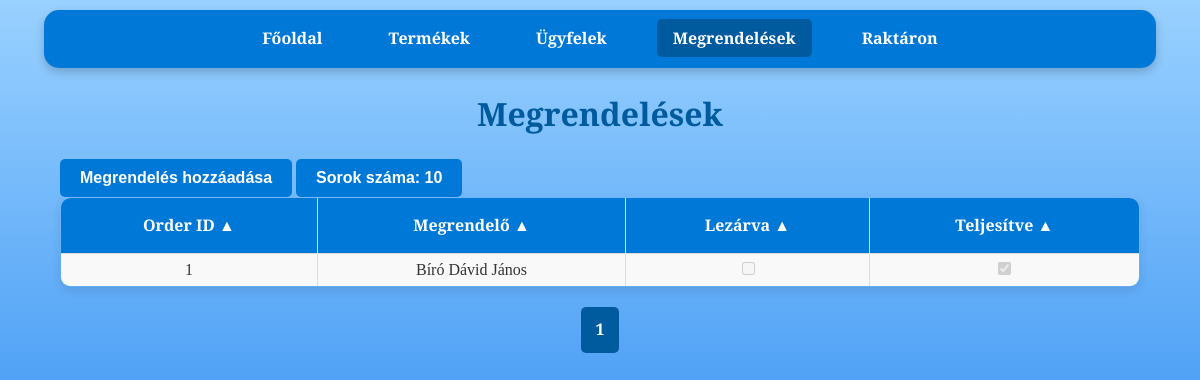
The page /orders on the database as committed earlier.
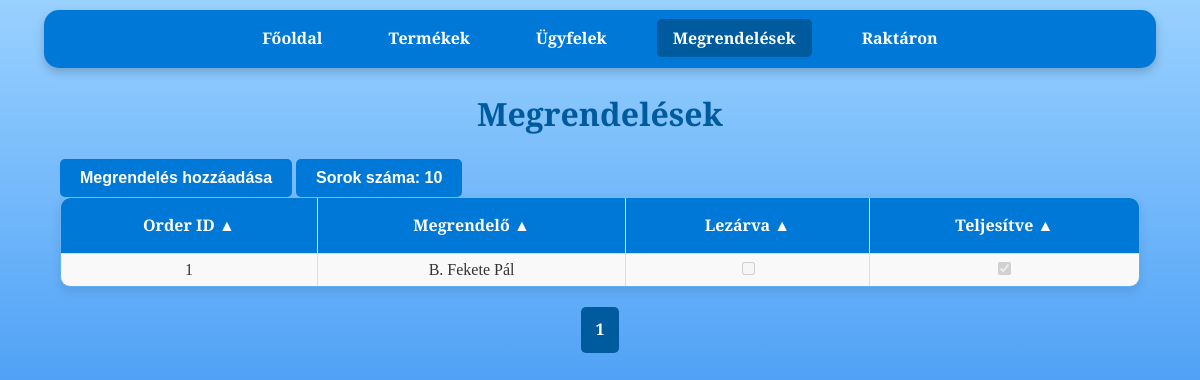
The same page on the database as committed later.
### tables this page shows
CREATE TABLE orders (
                    id INTEGER,
                    customer_id INTEGER,
                    cikkszam TEXT,
                    mennyiseg INTEGER,
                    lezarva INTEGER DEFAULT 0,
                    teljesitve INTEGER DEFAULT 0,
                    PRIMARY KEY(id, cikkszam),
                    FOREIGN KEY(customer_id) REFERENCES customers(id),
                    FOREIGN KEY(cikkszam) REFERENCES products(cikkszam));

CREATE TABLE customers (
                    id INTEGER PRIMARY KEY,
                    nev TEXT,
                    iranyitoszam TEXT,
                    varos TEXT,
                    utca TEXT,
                    hazszam TEXT,
                    email TEXT);

### app.py (the view)
@app.route('/orders')
def orders():
    per_page = int(request.args.get('per_page', 10))  # Egy oldalon megjelenő elemek száma
    page = int(request.args.get('page', 1))  # Az aktuális oldal lekérése (alapértelmezett: 1)
    offset = (page - 1) * per_page  # Az eltolás számítása
    order_by = str(request.args.get('order_by', 'order_id'))
    desc = request.args.get('desc', 'false').lower() in ('true', '1')
    valid_columns = {'order_id',
                     'customer_name',
                     'total_quantity',
                     'total_weight',
                     'orders.lezarva',
                     'orders.teljesitve'}
    if order_by not in valid_columns:
        raise ValueError("Invalid column name for ordering.")  # Elkerüljük az SQL injection-t
    if desc:
        descending = 'DESC'
    else:
        descending = ''
    conn = get_db_connection()
    orders = conn.execute(f'''
        SELECT
            orders.id AS order_id,
            customers.nev AS customer_name,
            orders.lezarva,
            orders.teljesitve
        FROM orders
        JOIN customers ON orders.customer_id = customers.id
        JOIN products ON orders.cikkszam = products.cikkszam
        GROUP BY orders.id, customers.nev, orders.lezarva, orders.teljesitve
        ORDER BY {order_by} {descending}
        LIMIT ? OFFSET ?
    ''', (per_page, offset)).fetchall()
    total_orders = conn.execute('SELECT COUNT(DISTINCT orders.id) FROM orders').fetchone()[0]
    conn.close()
    total_pages = (total_orders + per_page - 1) // per_page  # Összes oldal száma
    start_page = max(1, page - 2)  # Az aktuális oldalhoz képest 2-vel hátrébb
    end_page = min(total_pages, page + 2)  # Az aktuális oldalhoz képest 2-vel előrébb
    query_params = {
        'page': page,
        'per_page': per_page,
        'order_by': order_by,
        'desc': desc
    }
    columns = [
        {"name": "order_id", "label": "Order ID"},
        {"name": "customer_name", "label": "Megrendelő"},
        {"name": "orders.lezarva", "label": "Lezárva"},
        {"name": "orders.teljesitve", "label": "Teljesítve"}
    ]
    return render_template(
        'orders.html',
        orders=orders,
        page=page,
        order_by=order_by,
        desc=desc,
        total_pages=total_pages,
        start_page=start_page,
        end_page=end_page,
        query_params=query_params,
        columns=columns
    )

### app.py (called while the page is built)
def get_db_connection():
    conn = sqlite3.connect('database.db')
    conn.row_factory = sqlite3.Row
    return conn

### templates/orders.html (shortened to what this page needs)
<!DOCTYPE html>
<html lang="hu">
<head>
    <link rel="stylesheet" href="{{ url_for('static', filename='css/style.css') }}">
</head>
<body>
    <nav>
        <a href="{{ url_for('index') }}">Főoldal</a>
        <a href="{{ url_for('products') }}">Termékek</a>
        <a href="{{ url_for('customers') }}">Ügyfelek</a>
        <a class ="disabled">Megrendelések</a>
        <a href="{{ url_for('stock') }}">Raktáron</a>
    </nav>
    <h1>Megrendelések</h1>
    <div class="container">
        <a href="{{ url_for('add_order') }}" class="button-wrapper">
            <button>Megrendelés hozzáadása</button>
        </a>
        <div class="dropdown">
            <button class="dropbtn">Sorok száma: {{ query_params['per_page'] }}</button>
        </div>
        <table>
            <thead>
                <tr>
                    {% for column in columns %}
                    <th>
                        <a href="{{ url_for('orders', **dict(query_params, order_by=column.name, desc=0 if query_params['order_by'] == column.name and query_params['desc'] else 1)) }}">
                            {{ column.label }} {{ '▼' if query_params['order_by'] == column.name and query_params['desc'] else '▲' }}
                        </a>
                    </th>
                    {% endfor %}
                </tr>
            </thead>
            <tbody>
                {% for order in orders %}
                <tr>
                    <td>
                        {% if not order.teljesitve %}
                        <a href="{{ url_for('order_details', order_id=order.order_id) }}">
                            {{ order.order_id }}
                        </a>
                        {% else %}
                        {{ order.order_id }}
                        {% endif %}
                    </td>
                    <td>{{ order.customer_name }}</td>
                    <td>
                        <form action="{{ url_for('update_order_status', order_id=order.order_id) }}" method="POST" class="nem">
                            <input type="checkbox" name="lezarva" {% if order.lezarva %}checked{% endif %} onchange="this.form.submit()" {% if order.teljesitve %}disabled{% endif %}>
                        </form>
                    </td>
                    <td>
                        <form action="{{ url_for('update_order_status', order_id=order.order_id) }}" method="POST" class="nem">
                            <input type="checkbox" name="teljesitve" {% if order.teljesitve %}checked{% endif %} onchange="this.form.submit()" {% if order.teljesitve %}disabled{% endif %}>
                        </form>
                    </td>
                </tr>
                {% endfor %}
            </tbody>
        </table>
    </div>
    <div class="pagination">
        {% for p in range(start_page, end_page + 1) %}
        <a href="{{ url_for('orders', **dict(query_params, page=p)) }}" class="{% if p == page %}active{% endif %}">{{ p }}</a>
        {% endfor %}
    </div>
</body>
</html>

Rows that differ between the two databases and show on the page:
no longer on this page (row edited): orders: order_id "1", customer_name "Bíró Dávid János", teljesitve "☑"
added customers: order_id "1", customer_name "B. Fekete Pál", teljesitve "☑"
